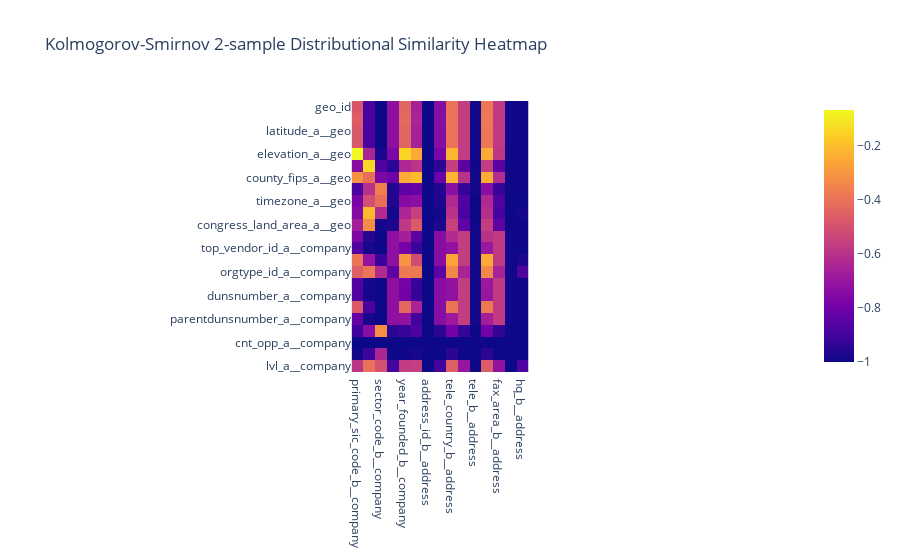

Here is the notebook cell this chart was saved with:
### Code cell
import plotly.express as px

stat_df = pd.DataFrame(data = -d_stat, index=a_col_map, columns=b_col_map)
stat_df.to_csv("../data/artifacts/ks_stat_df.csv", index=False)
fig = px.imshow(stat_df, title="Kolmogorov-Smirnov 2-sample Distributional Similarity Heatmap")
fig.show()

### Figure 1 — Plotly figure (JSON) as saved in the notebook; plotly's stock layout.template omitted (floating-point values rounded to 4 significant figures; data arrays with more than 128 entries replaced by an {"elided": "..."} marker saying what was removed)
{"data": [{"coloraxis": "coloraxis", "hovertemplate": "x: %{x}<br>y: %{y}<br>color: %{z}<extra></extra>", "name": "0", "type": "heatmap", "x": ["primary_sic_code_b__company", "industry_code_b__company", "sector_code_b__company", "zip_postal_code_b__company", "year_founded_b__company", "nace_code_b__company", "address_id_b__address", "location_postal_code_b__address", "tele_country_b__address", "tele_area_b__address", "tele_b__address", "fax_country_b__address", "fax_area_b__address", "fax_b__address", "hq_b__address"], "xaxis": "x", "y": ["geo_id", "zipcode_a__geo", "latitude_a__geo", "longitude_a__geo", "elevation_a__geo", "area_code_a__geo", "county_fips_a__geo", "state_fips_a__geo", "timezone_a__geo", "congress_district_a__geo", "congress_land_area_a__geo", "parent_vendor_id_a__company", "top_vendor_id_a__company", "cnt_children_a__company", "orgtype_id_a__company", "phone_a__company", "dunsnumber_a__company", "zipcode_a__company", "parentdunsnumber_a__company", "score_a__company", "cnt_opp_a__company", "bucket_id_a__company", "lvl_a__company"], "yaxis": "y", "z": {"elided": "23x15 float values"}}], "layout": {"coloraxis": {"colorscale": [[0, "#0d0887"], [0.1111, "#46039f"], [0.2222, "#7201a8"], [0.3333, "#9c179e"], [0.4444, "#bd3786"], [0.5556, "#d8576b"], [0.6667, "#ed7953"], [0.7778, "#fb9f3a"], [0.8889, "#fdca26"], [1, "#f0f921"]]}, "title": {"text": "Kolmogorov-Smirnov 2-sample Distributional Similarity Heatmap"}, "xaxis": {"anchor": "y", "constrain": "domain", "domain": [0, 1], "scaleanchor": "y"}, "yaxis": {"anchor": "x", "autorange": "reversed", "constrain": "domain", "domain": [0, 1]}}}
